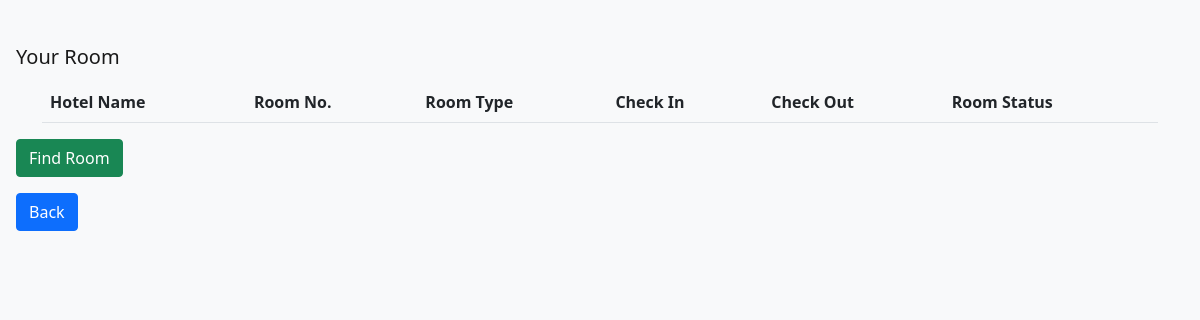
/your_room.php (signed in), run on an earlier commit of the app's database.
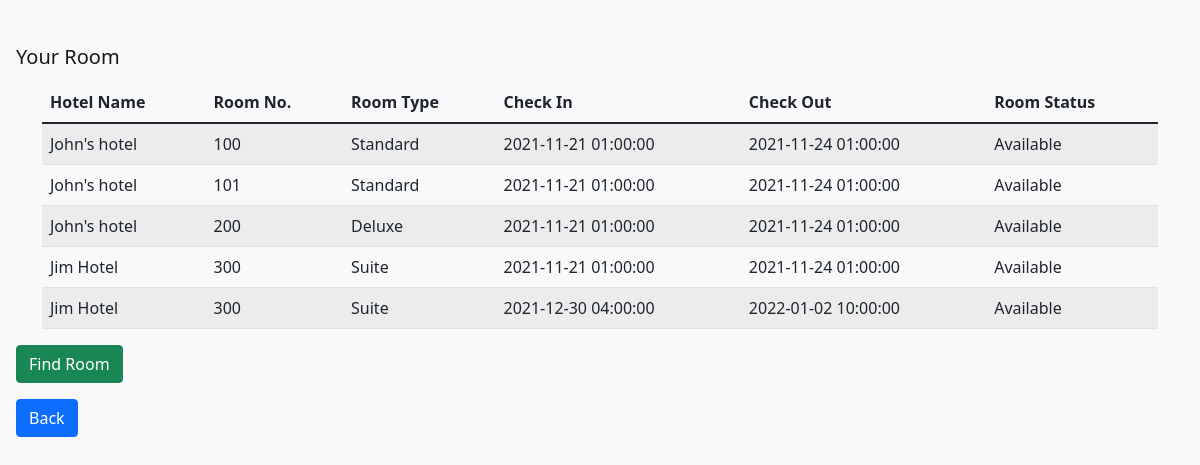
And on a later commit of the database.
### tables this page shows
CREATE TABLE `booking` (
  `booking_id` int(11) NOT NULL,
  `guest_id` int(11) DEFAULT NULL,
  `room_id` int(11) DEFAULT NULL,
  `hotel_id` int(11) DEFAULT NULL,
  `date_start` datetime DEFAULT NULL,
  `date_end` datetime DEFAULT NULL,
  `transaction_id` int(11) NOT NULL
);

CREATE TABLE `hotel` (
  `hotel_id` int(11) NOT NULL,
  `hotel_name` varchar(255) DEFAULT NULL,
  `location` varchar(255) DEFAULT NULL
);

CREATE TABLE `hotel_room` (
  `room_id` int(11) NOT NULL,
  `hotel_id` int(11) DEFAULT NULL,
  `room_type_id` int(11) DEFAULT NULL,
  `room_no` int(11) DEFAULT NULL,
  `room_status` varchar(20) DEFAULT NULL,
  `price` int(64) DEFAULT NULL
);

CREATE TABLE `room_type` (
  `room_type_id` int(11) NOT NULL,
  `room_type_name` varchar(20) DEFAULT NULL
);

### your_room.php (the view, shortened to what this page needs)
<?php require_once('connect.php');
$User_ID = $_SESSION['User_ID'];
?>
<!DOCTYPE html>
<html>
<head>
    <link href="https://cdn.jsdelivr.net/npm/bootstrap@5.1.3/dist/css/bootstrap.min.css" rel="stylesheet">
</head>
<body class="p-3 mb-2 bg-light text-dark">
    <nav class="navbar navbar-light bg-light">
        <span class="navbar-brand mb-0 h1">Your Room</span>
    </nav>
    <div class="container">
        <table class="table table-striped">
            <thead>
                <tr>
                    <th>Hotel Name</th>
                    <th>Room No.</th>
                    <th>Room Type</th>
                    <th>Check In</th>
                    <th>Check Out</th>
                    <th>Room Status</th>
                </tr>
            </thead>
            <tbody>
                <?php
                $q = "SELECT guest_id FROM user INNER JOIN guest_detail ON user.user_id = guest_detail.user_id WHERE user.user_id = $User_ID";
                $result = $mysqli->query($q);
                while ($row = $result->fetch_array()) {
                    $guest_id = $row[0];
                }
                $q = "select hotel.hotel_name , hotel_room.room_no ,room_type.room_type_name, booking.date_start,booking.date_end ,hotel_room.room_status from
                booking inner join guest_detail on booking.guest_id = guest_detail.guest_id
                inner join user on guest_detail.user_id = user.user_id
                                inner join hotel_room on booking.room_id = hotel_room.room_id
                                inner join hotel on booking.hotel_id = hotel.hotel_id
                                inner join room_type on hotel_room.room_type_id = room_type.room_type_id
                                where guest_detail.guest_id = '$guest_id';";
                $result = $mysqli->query($q);
                while ($row = $result->fetch_array()) { ?>
                    <tr>
                        <td><?= $row['hotel_name'] ?></td>
                        <td><?= $row['room_no'] ?></td>
                        <td><?= $row['room_type_name'] ?></td>
                        <td><?= $row['date_start'] ?></td>
                        <td><?= $row['date_end'] ?></td>
                        <td><?= $row['room_status'] ?></td>
                    </tr>
                <?php } ?>
            </tbody>
        </table>
    </div>
    <a class="btn btn-success" href="search.php">Find Room</a>
    <a class="btn btn-primary" href="main.php">Back</a>
</body>
</html>

What changed in the data, as far as the page shows it:
added booking: hotel.hotel_name "John's hotel", room.room_no "100", room_type.room_type_name "Standard", date_start "2021-11-21 01:00:00", date_end "2021-11-24 01:00:00", room.room_status "Available"
added booking: hotel.hotel_name "John's hotel", room.room_no "101", room_type.room_type_name "Standard", date_start "2021-11-21 01:00:00", date_end "2021-11-24 01:00:00", room.room_status "Available"
added booking: hotel.hotel_name "John's hotel", room.room_no "200", room_type.room_type_name "Deluxe", date_start "2021-11-21 01:00:00", date_end "2021-11-24 01:00:00", room.room_status "Available"
added booking: hotel.hotel_name "Jim Hotel", room.room_no "300", room_type.room_type_name "Suite", date_start "2021-11-21 01:00:00", date_end "2021-11-24 01:00:00", room.room_status "Available"
added booking: hotel.hotel_name "Jim Hotel", room.room_no "300", room_type.room_type_name "Suite", date_start "2021-12-30 04:00:00", date_end "2022-01-02 10:00:00", room.room_status "Available"
